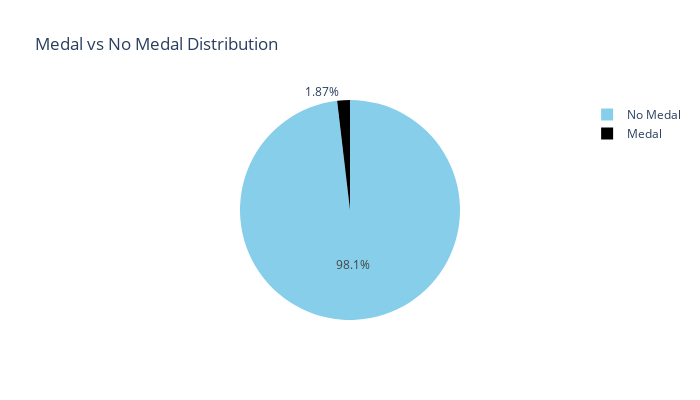

Source (notebook cell):
### Code cell
# Assuming df is your DataFrame
labels = ["No Medal", "Medal"]
medal_distribution = df['medal'].value_counts().tolist()

fig = px.pie(values=medal_distribution, names=labels, width=700, height=400,
             color_discrete_sequence=["skyblue", "black"], title="Medal vs No Medal Distribution")
fig.show()

### Figure 1 — Plotly figure (JSON) as saved in the notebook; plotly's stock layout.template omitted (floating-point values rounded to 4 significant figures)
{"data": [{"domain": {"x": [0, 1], "y": [0, 1]}, "hovertemplate": "label=%{label}<br>value=%{value}<extra></extra>", "labels": ["No Medal", "Medal"], "legendgroup": "", "name": "", "showlegend": true, "type": "pie", "values": [525, 10]}], "layout": {"height": 400, "legend": {"tracegroupgap": 0}, "piecolorway": ["skyblue", "black"], "title": {"text": "Medal vs No Medal Distribution"}, "width": 700}}
